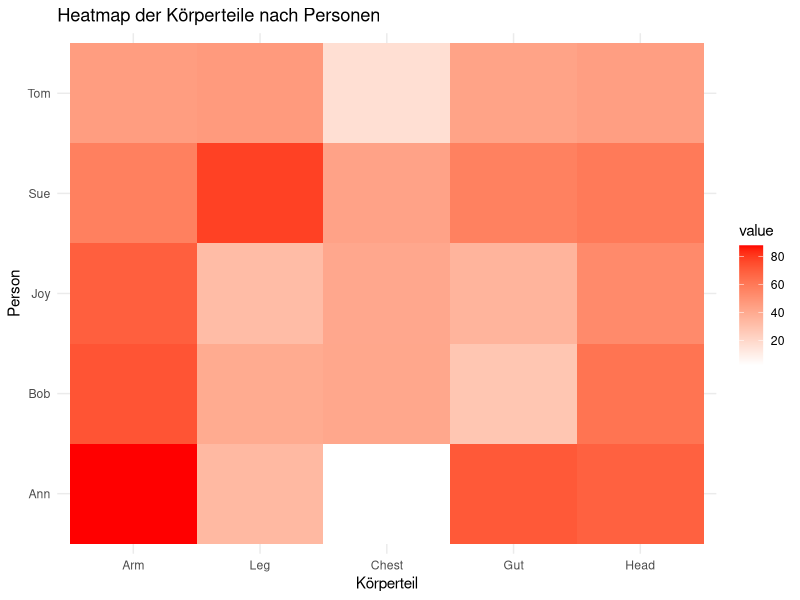
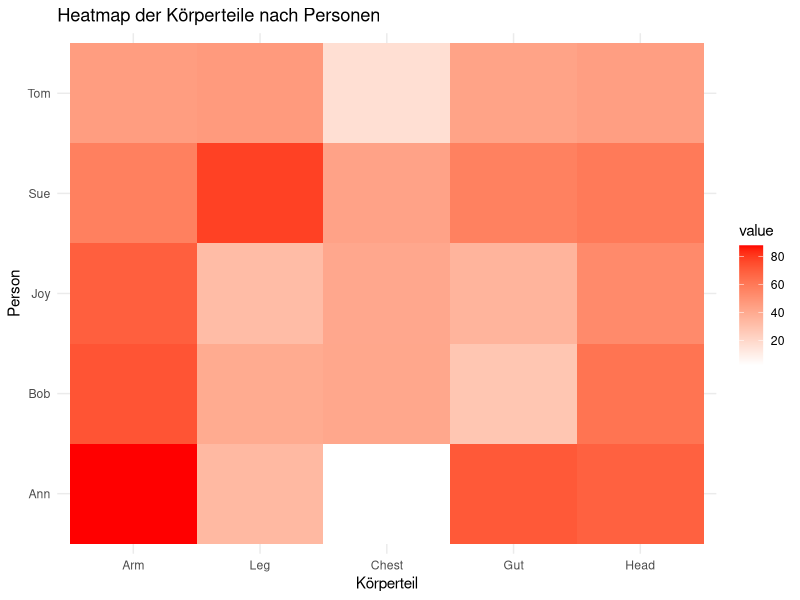

Reproduce these figures in R, in order.
# Notwendige Pakete
library(reshape2)
library(ggplot2)

# Beispiel-Daten mit ID-Variablen
data <- data.frame(
  ID = 1:5,
  Person = c("Ann", "Bob", "Tom", "Joy", "Sue"),
  Arm = rnorm(5, 50, 20),
  Leg = rnorm(5, 50, 20),
  Chest = rnorm(5, 50, 20),
  Gut = rnorm(5, 50, 20),
  Head = rnorm(5, 50, 20)
)

# Daten umstrukturieren
data_melt <- melt(data, id.vars = c("ID", "Person"))

# Heatmap mit ggplot2 erstellen
heatmap_plot <- ggplot(data_melt, aes(x = variable, y = Person, fill = value)) +
  geom_tile() +
  scale_fill_gradient(low = "white", high = "red") +
  labs(x = "Körperteil", y = "Person", title = "Heatmap der Körperteile nach Personen") +
  theme_minimal()

# Plot anzeigen
print(heatmap_plot)

# Plot speichern (Zum speichern der aktuellen Graphik, kann optional auch deaktiviert werden)
ggsave(filename = "~/Fallstudie/heatmap_plot.png", plot = heatmap_plot)
